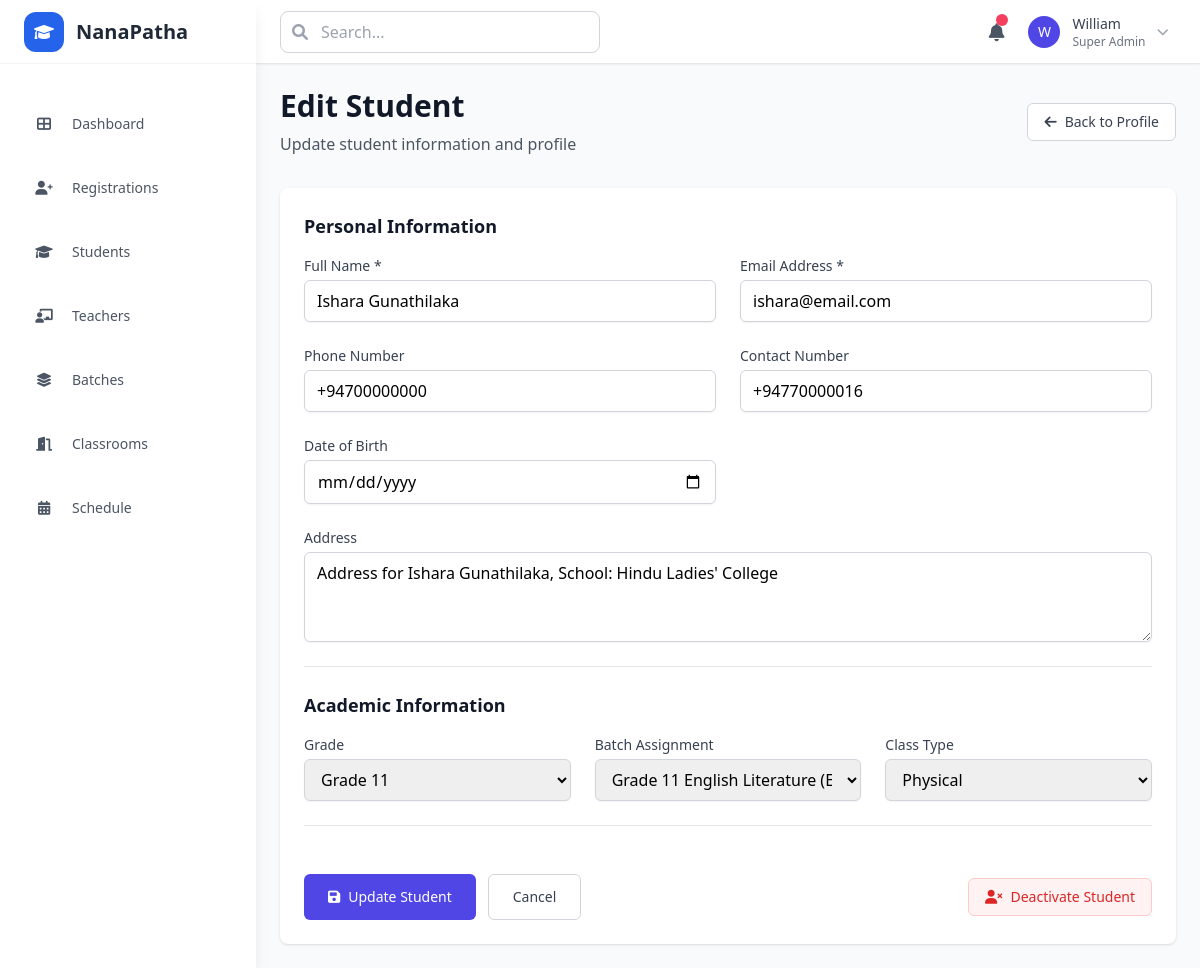
The page /admin/students/16/edit on the database its author committed.
### models.py (models this page shows)
class User(db.Model):
    __tablename__ = 'users'
    id = db.Column(db.Integer, primary_key=True)
    name = db.Column(db.String(255), nullable=False)
    email = db.Column(db.String(255), unique=True, nullable=False)
    phone = db.Column(db.String(20))
    password_hash = db.Column(db.String(255))
    temp_password = db.Column(db.String(255))
    role = db.Column(db.Enum('student', 'teacher', 'admin', name='user_roles'), nullable=False)
    status = db.Column(db.Enum('pending', 'active', 'inactive', name='user_status'), default='pending')
    created_at = db.Column(db.DateTime, default=datetime.utcnow)
    updated_at = db.Column(db.DateTime, default=datetime.utcnow, onupdate=datetime.utcnow)
    student_profile = db.relationship('StudentProfile', backref='user', uselist=False, cascade='all, delete-orphan')
    teacher_profile = db.relationship('TeacherProfile', backref='user', uselist=False, cascade='all, delete-orphan')

class StudentProfile(db.Model):
    __tablename__ = 'student_profiles'
    id = db.Column(db.Integer, primary_key=True)
    user_id = db.Column(db.Integer, db.ForeignKey('users.id'), nullable=False)
    dob = db.Column(db.Date)
    grade = db.Column(db.String(10))
    batch_id = db.Column(db.Integer, db.ForeignKey('batches.id'))
    contact_number = db.Column(db.String(20))
    address = db.Column(db.Text)
    class_type = db.Column(db.Enum('online', 'physical', 'both', name='class_types'))
    student_id_number = db.Column(db.String(50), unique=True)
    passport_photo_path = db.Column(db.String(255))
    student_id_card_path = db.Column(db.String(255))
    batch = db.relationship('Batch', backref='students')

class Batch(db.Model):
    __tablename__ = 'batches'
    id = db.Column(db.Integer, primary_key=True)
    name = db.Column(db.String(255), nullable=False)
    grade = db.Column(db.String(10))
    subject = db.Column(db.String(100))
    capacity = db.Column(db.Integer, default=30)
    current_enrollment = db.Column(db.Integer, default=0)
    teacher_id = db.Column(db.Integer, db.ForeignKey('teacher_profiles.id'))
    teacher_name = db.Column(db.String(255))  # Simplified for prototype
    class_type = db.Column(db.Enum('online', 'physical', 'both', name='class_types'))
    start_date = db.Column(db.Date)
    end_date = db.Column(db.Date)
    is_active = db.Column(db.Boolean, default=True)
    notes = db.Column(db.Text)
    created_at = db.Column(db.DateTime, default=datetime.utcnow)
    teacher = db.relationship('TeacherProfile', backref='assigned_batches')

### app.py (the view)
@app.route('/admin/students/<int:student_id>/edit')
def admin_student_edit(student_id):
    student = User.query.filter_by(id=student_id, role='student').first_or_404()
    batches = Batch.query.all()
    return render_template('admin/student_edit.html',
                         student=student,
                         batches=batches,
                         today=datetime.now().date())

### templates/admin/student_edit.html (shortened to what this page needs)
{% extends "base.html" %}
{% block content %}
<div class="flex items-center justify-between mb-8">
    <div>
        <h1 class="text-3xl font-bold text-gray-900">Edit Student</h1>
        <p class="mt-2 text-gray-600">Update student information and profile</p>
    </div>
    <div class="flex space-x-3">
        <a href="{{ url_for('admin_student_detail', student_id=student.id) }}"
           class="inline-flex items-center px-4 py-2 text-sm font-medium text-gray-700 bg-white border border-gray-300 rounded-md hover:bg-gray-50">
            <i class="fas fa-arrow-left mr-2"></i>
            Back to Profile
        </a>
    </div>
</div>
<div class="bg-white rounded-lg shadow">
    <form method="POST" class="p-6 space-y-6">
        <div class="border-b border-gray-200 pb-6">
            <h2 class="text-lg font-semibold text-gray-900 mb-4">Personal Information</h2>
            <div class="grid grid-cols-1 md:grid-cols-2 gap-6">
                <div>
                    <label for="name" class="block text-sm font-medium text-gray-700">Full Name *</label>
                    <input type="text"
                           id="name"
                           name="name"
                           value="{{ student.name }}"
                           required
                           class="mt-1 block w-full px-3 py-2 border border-gray-300 rounded-md shadow-sm focus:outline-none focus:ring-brand focus:border-brand">
                </div>
                <div>
                    <label for="email" class="block text-sm font-medium text-gray-700">Email Address *</label>
                    <input type="email"
                           id="email"
                           name="email"
                           value="{{ student.email }}"
                           required
                           class="mt-1 block w-full px-3 py-2 border border-gray-300 rounded-md shadow-sm focus:outline-none focus:ring-brand focus:border-brand">
                </div>
                <div>
                    <label for="phone" class="block text-sm font-medium text-gray-700">Phone Number</label>
                    <input type="tel"
                           id="phone"
                           name="phone"
                           value="{{ student.phone or '' }}"
                           class="mt-1 block w-full px-3 py-2 border border-gray-300 rounded-md shadow-sm focus:outline-none focus:ring-brand focus:border-brand">
                </div>
                <div>
                    <label for="contact_number" class="block text-sm font-medium text-gray-700">Contact Number</label>
                    <input type="tel"
                           id="contact_number"
                           name="contact_number"
                           value="{{ student.student_profile.contact_number if student.student_profile else '' }}"
                           class="mt-1 block w-full px-3 py-2 border border-gray-300 rounded-md shadow-sm focus:outline-none focus:ring-brand focus:border-brand">
                </div>
                <div>
                    <label for="dob" class="block text-sm font-medium text-gray-700">Date of Birth</label>
                    <input type="date"
                           id="dob"
                           name="dob"
                           value="{{ student.student_profile.dob.strftime('%Y-%m-%d') if student.student_profile and student.student_profile.dob else '' }}"
                           class="mt-1 block w-full px-3 py-2 border border-gray-300 rounded-md shadow-sm focus:outline-none focus:ring-brand focus:border-brand">
                </div>
            </div>
            <div class="mt-6">
                <label for="address" class="block text-sm font-medium text-gray-700">Address</label>
                <textarea id="address"
                          name="address"
                          rows="3"
                          class="mt-1 block w-full px-3 py-2 border border-gray-300 rounded-md shadow-sm focus:outline-none focus:ring-brand focus:border-brand">{{ student.student_profile.address if student.student_profile else '' }}</textarea>
            </div>
        </div>
        <div class="border-b border-gray-200 pb-6">
            <h2 class="text-lg font-semibold text-gray-900 mb-4">Academic Information</h2>
            <div class="grid grid-cols-1 md:grid-cols-3 gap-6">
                <div>
                    <label for="grade" class="block text-sm font-medium text-gray-700">Grade</label>
                    <select id="grade"
                            name="grade"
                            class="mt-1 block w-full px-3 py-2 border border-gray-300 rounded-md shadow-sm focus:outline-none focus:ring-brand focus:border-brand">
                        {% for grade in ['6', '7', '8', '9', '10', '11', '12', '13'] %}
                        <option value="{{ grade }}"
                            {% if student.student_profile and student.student_profile.grade == grade %}selected{% endif %}>
                            Grade {{ grade }}
                        </option>
                        {% endfor %}
                    </select>
                </div>
                <div>
                    <label for="batch_id" class="block text-sm font-medium text-gray-700">Batch Assignment</label>
                    <select id="batch_id"
                            name="batch_id"
                            class="mt-1 block w-full px-3 py-2 border border-gray-300 rounded-md shadow-sm focus:outline-none focus:ring-brand focus:border-brand">
                        {% for batch in batches %}
                        <option value="{{ batch.id }}"
                            {% if student.student_profile and student.student_profile.batch_id == batch.id %}selected{% endif %}>
                            {{ batch.name }} ({{ batch.subject }})
                        </option>
                        {% endfor %}
                    </select>
                </div>
                <div>
                    <label for="class_type" class="block text-sm font-medium text-gray-700">Class Type</label>
                    <select id="class_type"
                            name="class_type"
                            class="mt-1 block w-full px-3 py-2 border border-gray-300 rounded-md shadow-sm focus:outline-none focus:ring-brand focus:border-brand">
                        <option value="physical"
                            {% if student.student_profile and student.student_profile.class_type == 'physical' %}selected{% endif %}>
                            Physical
                        </option>
                    </select>
                </div>
            </div>
        </div>
        <div class="flex items-center justify-between pt-6">
            <div class="flex space-x-3">
                <button type="submit"
                        class="inline-flex items-center px-6 py-3 text-sm font-medium text-white bg-brand hover:bg-brand-700 rounded-md focus:outline-none focus:ring-2 focus:ring-offset-2 focus:ring-brand">
                    <i class="fas fa-save mr-2"></i>
                    Update Student
                </button>
                <a href="{{ url_for('admin_student_detail', student_id=student.id) }}"
                   class="inline-flex items-center px-6 py-3 text-sm font-medium text-gray-700 bg-white border border-gray-300 rounded-md hover:bg-gray-50 focus:outline-none focus:ring-2 focus:ring-offset-2 focus:ring-brand">
                    Cancel
                </a>
            </div>
            <button type="button"
                    onclick="confirmDeactivate()"
                    class="inline-flex items-center px-4 py-2 text-sm font-medium text-red-600 bg-red-50 border border-red-200 rounded-md hover:bg-red-100 focus:outline-none focus:ring-2 focus:ring-offset-2 focus:ring-red-500">
                <i class="fas fa-user-times mr-2"></i>
                Deactivate Student
            </button>
        </div>
    </form>
</div>
{% endblock %}

### rows shown on the page
User: name "Ishara Gunathilaka", email "ishara@email.com", phone "+94700000000"
StudentProfile: contact_number "+94770000016", address "Address for Ishara Gunathilaka, School: Hindu Ladies' College", grade "Grade 11", batch_id "Grade 11 English Literature (English)", class_type "Physical"
